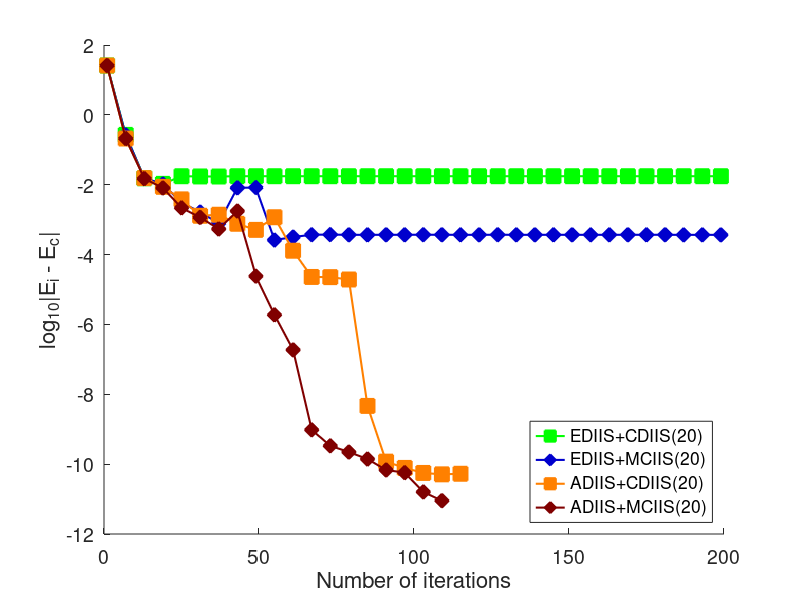

This chart was generated by the following MATLAB code:


load uf41Out.mat;
% output.energySet{3} = output.energySet{3}(1:140);
% output.energySet{4} = output.energySet{4}(1:140);

maxSCFIter = 200;
ener = output.ener(3:end);
iter = output.iter(3:end);
energySet = output.energySet(3:end);

yellow = [255 215 0] ./ 255;
darkBlue = [0 0 205] ./ 255;
orange = [255 128 0] ./ 255;
darkRed = [128 0 0] ./ 255;

% shapes = {'s', 'o', 'v', '^', 'd', 'h', '<', '>'};
shapes = {'s', 'd', 's', 'd', 's', 'd'};
colors = {'g', darkBlue, orange, darkRed};

for iType = 1:length(ener)
    fprintf('%0.8f  %d \n', ener{iType}, iter{iType});
end

energyArray = [ener{:}];
iterArray = [iter{:}];
minEnergy = min(energyArray(iterArray~=maxSCFIter));

hFig = figure();
set(hFig, 'Position', [10 10 800 600])
hold();
for iType = 1:length(ener)
    errorArray = log10(abs(energySet{iType} - minEnergy));
    errorArray(errorArray == -inf) = min(errorArray(errorArray ~= -inf));
    plot(1:6:length(energySet{iType}), errorArray(1:6:end), ...
        'LineWidth', 1.5, ...
        'Color', colors{iType}, ...
        'Marker', shapes{iType}, ...
        'MarkerFaceColor', colors{iType}, ...
        'MarkerSize', 10);
end

set(gca,'FontSize', 14)

xlabel('Number of iterations', 'FontSize', 16);
ylabel('log_{10}|E_i - E_c|', 'FontSize', 16);
lgd = legend('EDIIS+CDIIS(20)', 'EDIIS+MCIIS(20)', 'ADIIS+CDIIS(20)', 'ADIIS+MCIIS(20)', ...
    'Location', 'SouthEast');

outputFileName = './graphs/uf41.pdf';
print(outputFileName, '-dpdf')


